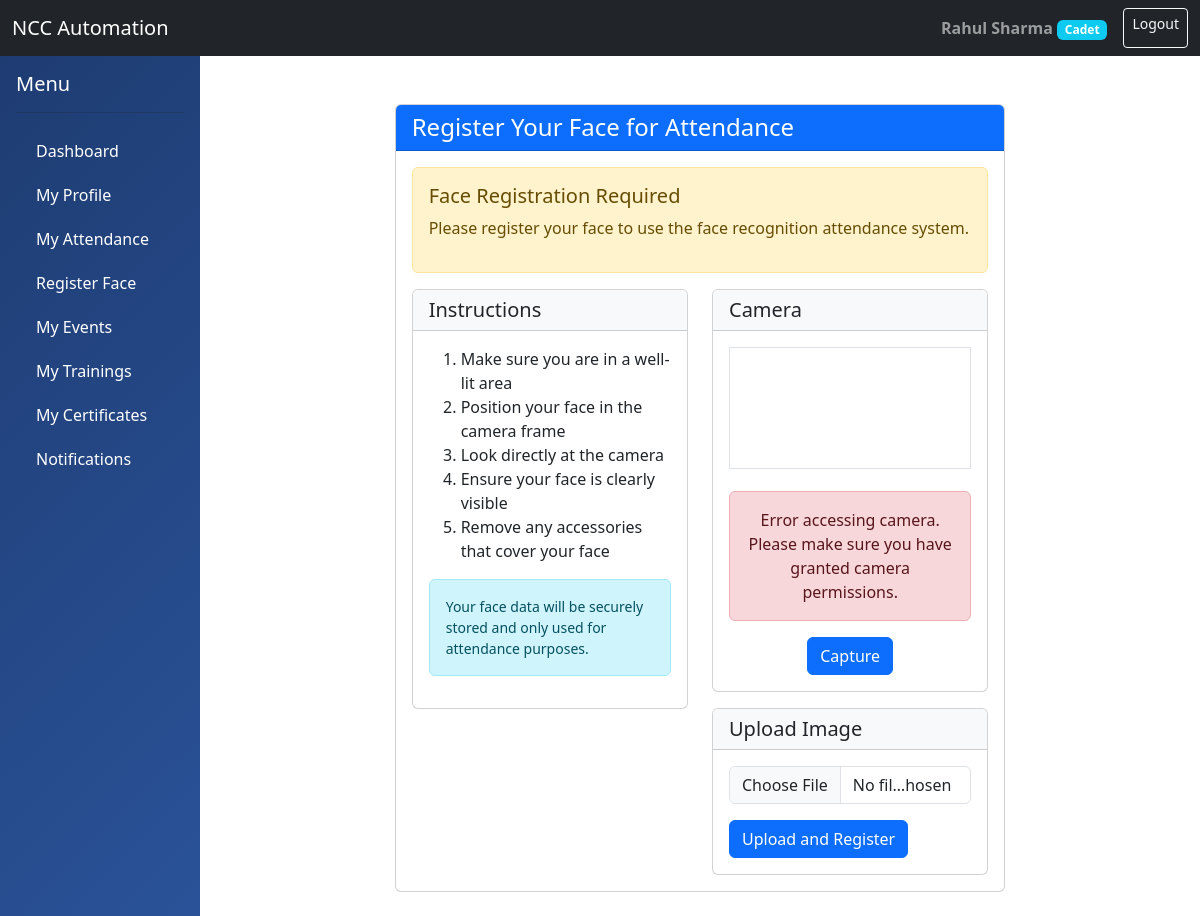
/attendance/face/register/ (signed in), run on an earlier commit of the app's database.
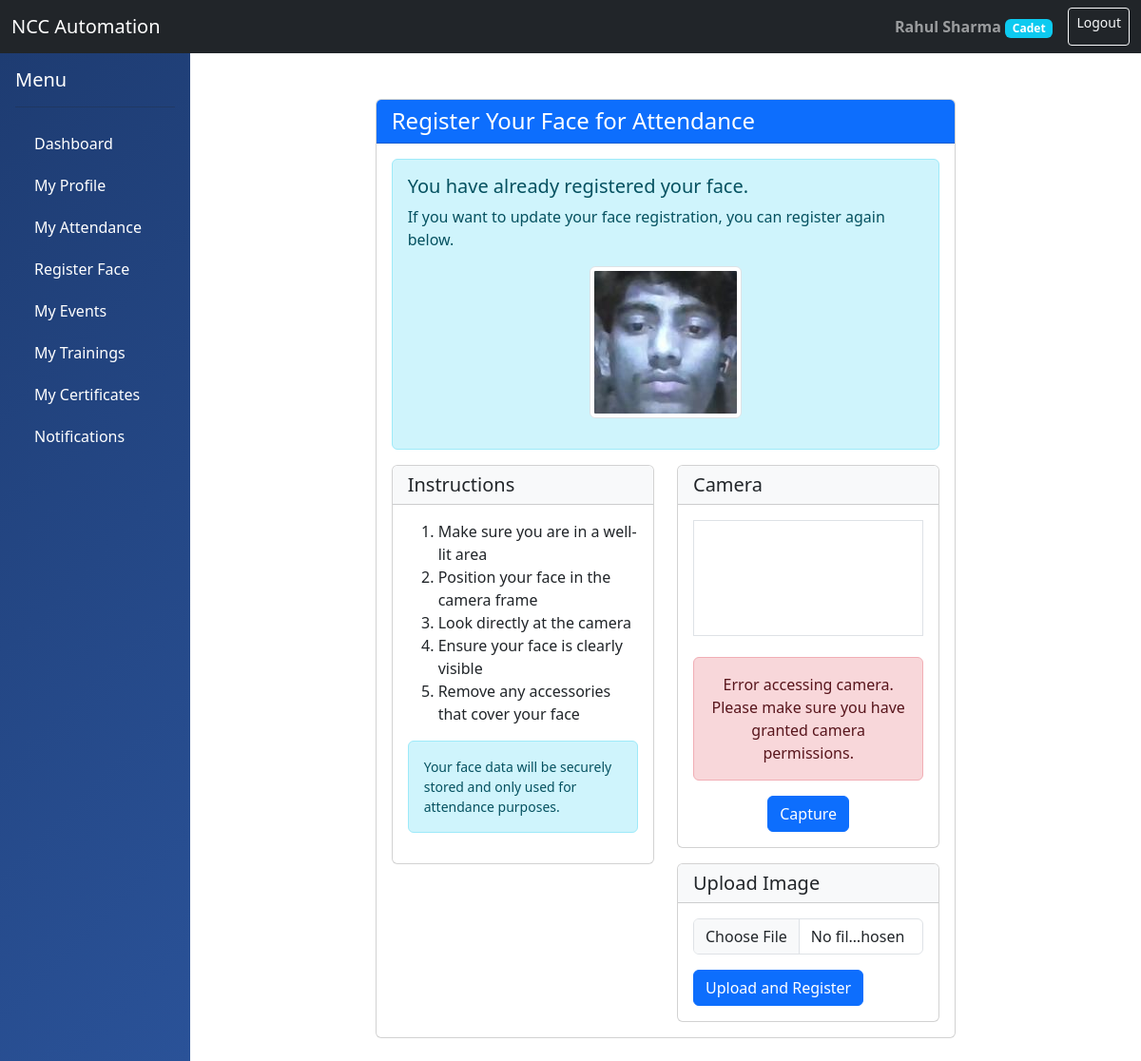
And on a later commit of the database.
### accounts/models.py (models this page shows, shortened)
class Cadet(models.Model):
    RANK_CHOICES = (
        ('CDT', 'Cadet'),
        ('LCPL', 'Lance Corporal'),
        ('CPL', 'Corporal'),
        ('SGT', 'Sergeant'),
        ('SUO', 'Senior Under Officer'),
    )
    user = models.OneToOneField(User, on_delete=models.CASCADE, related_name='cadet_profile')
    rank = models.CharField(max_length=10, choices=RANK_CHOICES, default='CDT')
    unit = models.ForeignKey('units.Unit', on_delete=models.SET_NULL, null=True, related_name='cadets')
    enrollment_number = models.CharField(max_length=50, unique=True)
    enrollment_date = models.DateField()
    college_name = models.CharField(max_length=200)
    course = models.CharField(max_length=100)
    year_of_study = models.IntegerField()
    roll_number = models.CharField(max_length=50)
    parent_name = models.CharField(max_length=200)
    parent_phone = models.CharField(max_length=15)
    parent_email = models.EmailField(blank=True, null=True)
    emergency_contact = models.CharField(max_length=15)
    blood_group = models.CharField(max_length=5, blank=True)
    height = models.DecimalField(max_digits=5, decimal_places=2, blank=True, null=True)
    weight = models.DecimalField(max_digits=5, decimal_places=2, blank=True, null=True)
    assigned_officer = models.ForeignKey(Officer, on_delete=models.SET_NULL, null=True, blank=True, related_name='assigned_cadets')
    class Meta:
        db_table = 'cadets'

### attendance/face_recognition/models.py (models this page shows, shortened)
class FaceEncoding(models.Model):
    cadet = models.OneToOneField(
        Cadet,
        on_delete=models.CASCADE,
        related_name='face_encoding',
        help_text="The cadet this face encoding belongs to"
    )
    encoding = models.BinaryField(help_text="Pickled face encoding data")
    face_thumbnail = models.ImageField(
        upload_to='face_thumbnails/',
        help_text="Thumbnail of the registered face"
    )
    is_active = models.BooleanField(
        default=True,
        help_text="Whether this face encoding is active"
    )
    created_at = models.DateTimeField(auto_now_add=True)
    updated_at = models.DateTimeField(auto_now=True)
    class Meta:
        db_table = 'face_encodings'
        verbose_name = 'Face Encoding'
        verbose_name_plural = 'Face Encodings'

### attendance/views_face_recognition.py (the view, shortened to what this page needs)
@login_required
def face_registration_view(request, cadet_id=None):
    if cadet_id:
        if not (request.user.is_staff or hasattr(request.user, 'officer_profile')):
            return HttpResponse("You are not authorized to register faces for other cadets.", status=403)
        cadet = get_object_or_404(Cadet, id=cadet_id)
    else:
        if not hasattr(request.user, 'cadet_profile'):
            return HttpResponse("This feature is only available to cadets.", status=403)
        cadet = request.user.cadet_profile
    context = {
        'cadet': cadet,
        'has_face_registered': hasattr(cadet, 'face_encoding')
    }
    context['deepface_available'] = is_deepface_available()
    return render(request, 'attendance/face_register.html', context)

### attendance/face_recognition/face_utils.py (called while the page is built)
def is_deepface_available():
    try:
        _import_deepface()
        return True
    except FaceRecognitionError:
        return False

### templates/attendance/face_register.html (shortened to what the changed rows need)
{% extends 'base.html' %}
{% load static %}
{% block content %}
<div class="container mt-4">
    <div class="row justify-content-center">
        <div class="col-md-8">
            <div class="card">
                <div class="card-body">
                    {% if has_face_registered %}
                        <div class="alert alert-info">
                            <h5>You have already registered your face.</h5>
                            <p>If you want to update your face registration, you can register again below.</p>
                            <div class="text-center my-3">
                                <img src="{{ cadet.face_encoding.face_thumbnail.url }}"
                                     alt="Your registered face"
                                     class="img-thumbnail"
                                     style="max-width: 200px;">
                            </div>
                        </div>
                    {% else %}
                        <div class="alert alert-warning">
                            <h5>Face Registration Required</h5>
                            <p>Please register your face to use the face recognition attendance system.</p>
                        </div>
                    {% endif %}
                </div>
            </div>
        </div>
    </div>
</div>
{% endblock %}

What changed in the data, as far as the page shows it:
now on this page (row edited): Cadet: face_encoding.face_thumbnail (picture)
Also different on the page:
text no longer shown: "Face Registration Required Please register your face to use the face recognition attendance system."
text now shown: "You have already registered your face. If you want to update your face registration, you can register again below."
